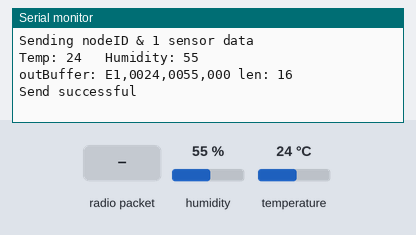
Recording of a sketch running on a simulated Arduino Uno, built with avr-gcc and run on an emulated ATmega328P. On the bench: the last lines printed to the serial monitor. Wiring (inferred from the names in the program): DHT11 sensor: data pin 7. Inputs (shaded band) come from the test bench; at power-on: humidity 55 %, temperature 24 °C. No radio packets arrive unless stated.

Above: at 2.2 s.
2.3 s: radio packet "1" arrives
At 7.7 s:
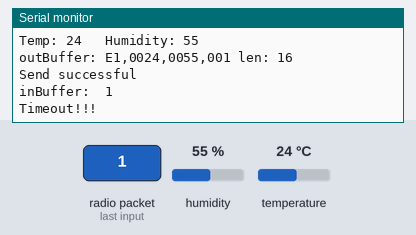
8.6 s: humidity set to 22 %
At 13.5 s:
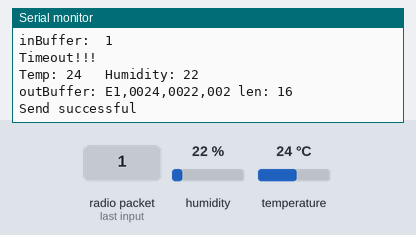
13.7 s: temperature set to 12 °C
At 18.6 s:
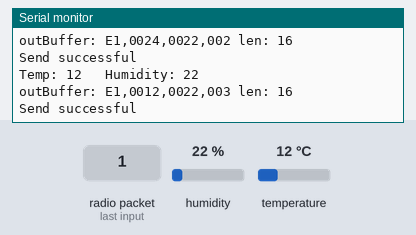
18.8 s: radio packet "0" arrives
23.9 s: humidity set to 40 %
At 23.9 s:
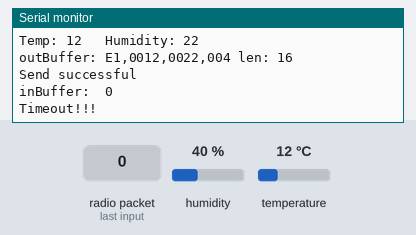
Timing chart, 0 to 26.9 s (numbered marks = the images above; inputs shaded):
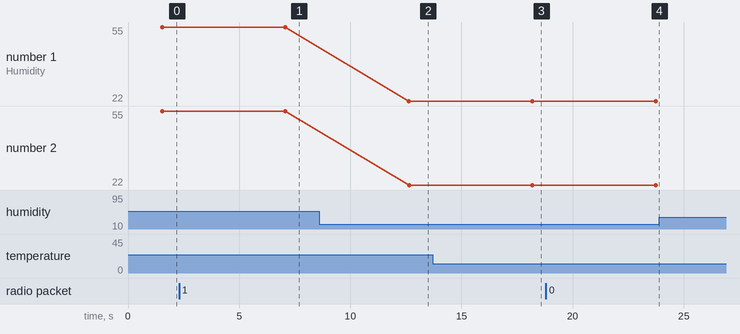

The sketch:

nRF24L01_Arduino_Sender.ino
```cpp
/*
Written by Stanley Seow
stanleyseow@gmail.com
*/

#include <SPI.h>
#include "nRF24L01.h"
#include "RF24.h"
#include "printf.h"


#include <string.h>
//#include "utility/debug.h"
#include "DHT.h"
#include <stdlib.h>


// DHT Temperature Sensor
#define DHTPIN 7
#define DHTTYPE DHT11


#define RF_SETUP 0x17

// Set up nRF24L01 radio on SPI pin for CE, CSN
RF24 radio(8,9);

// Initialize the temperature sensor
DHT dht(DHTPIN, DHTTYPE);


// Example below using pipe5 for writing
const uint64_t pipes[2] = { 0xF0F0F0F0E1LL, 0x7365727631LL };
//const uint64_t pipes[2] = { 0x7365727631LL, 0x7365727631LL };

char receivePayload[32];
uint8_t counter=0;

void setup(void)
{

Serial.begin(57600);

printf_begin();
printf("Sending nodeID & 1 sensor data\n\r");

radio.begin();

// Enable this seems to work better
radio.enableDynamicPayloads();

radio.setDataRate(RF24_1MBPS);
radio.setPALevel(RF24_PA_MAX);
radio.setChannel(76);
radio.setRetries(15,15);

radio.openWritingPipe(pipes[0]);
radio.openReadingPipe(1,pipes[1]);

// Dump the configuration of the rf unit for debugging
radio.printDetails();
delay(1000);
}

void loop(void)
{
  uint8_t Data1,Data2,Data3,Data4 = 0;
  char temp[5];
  bool timeout=0;

  // Get the last two Bytes as node-id
  uint16_t nodeID = pipes[0] & 0xff;

  char outBuffer[32]=""; // Clear the outBuffer before every loop
  unsigned long send_time, rtt = 0;

  // Get readings from sensors, change codes below to read sensors
  Data1 = counter++;

  // Data2 = digitalRead(inPin);

  float h = dht.readHumidity();
  float t = dht.readTemperature();
  Data2 = (int) t;
  Data3 = (int) h;

  printf("Temp: %i   Humidity: %i\n\r", Data2, Data3);

  if ( counter > 999 ) counter = 0;

  // Append the hex nodeID to the beginning of the payload
  sprintf(outBuffer,"%2X",nodeID);   // Send the NodeID as the first part of the payload

  // Convert int to strings and append with zeros if number smaller than 3 digits
  // 000 to 999

  // Just test data added...
  //strcat(outBuffer,",");
  //strcat(outBuffer,"JAH-TempGoesHere");  // JAH

  strcat(outBuffer,",");
  sprintf(temp,"%04d",Data2);  // Append the Temp
  strcat(outBuffer,temp);

  strcat(outBuffer,",");
  sprintf(temp,"%04d",Data3);  // Append the Humidity
  strcat(outBuffer,temp);

  strcat(outBuffer,",");
  sprintf(temp,"%03d",Data1);  // Append sequence number to the test payload
  strcat(outBuffer,temp);


  printf("outBuffer: %s len: %d\n\r",outBuffer, strlen(outBuffer));

  send_time = millis();

  // Stop listening and write to radio
  radio.stopListening();

  // Send to hub
  if ( radio.write( outBuffer, strlen(outBuffer)) ) {
    printf("Send successful\n\r");
  }
  else {
    printf("Send failed\n\r");
  }

  radio.startListening();
  delay(20);

  while ( radio.available() && !timeout ) {

    uint8_t len = radio.getDynamicPayloadSize();
    radio.read( receivePayload, len);

    receivePayload[len] = 0;
    printf("inBuffer:  %s\n\r",receivePayload);

    // Compare receive payload with outBuffer
    if ( ! strcmp(outBuffer, receivePayload) ) {
      rtt = millis() - send_time;

      printf("inBuffer --> rtt: %i \n\r",rtt);
    }

    // Check for timeout and exit the while loop
    if ( millis() - send_time > radio.getMaxTimeout() ) {
      Serial.println("Timeout!!!");
      timeout = 1;
    }

    delay(10);
  } // End while

  delay(5000);
}
```

Measured:
- after the input at 2.3 s, the serial monitor: prints a new line after 4.8 s (image 1)
- after the input at 8.6 s, the serial monitor: prints a new line after 4.0 s (image 2)
- after the input at 13.7 s, the serial monitor: prints a new line after 4.5 s (image 3)
- plotted number 1: 55 → 22 after the input at 8.6 s, 22 → 40 after the input at 23.9 s
- plotted number 2: 55 → 22 after the input at 8.6 s, 22 → 40 after the input at 23.9 s
